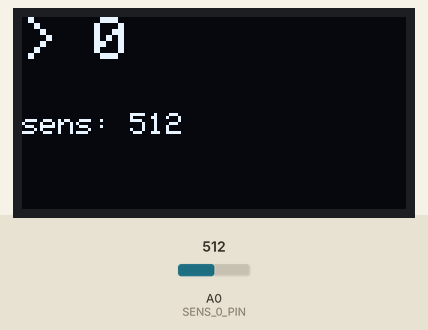
Simulated run of this sketch. Board: Arduino Uno, built with avr-gcc and run on an emulated ATmega328P. Shown: 128×64 one-colour display. The inputs (shaded band) are chosen by the test bench; at power-on: A0 (SENS_0_PIN) = 512.

Above: at 1.2 s.
1.3 s: A0 (SENS_0_PIN) set to 710
At 2.1 s:
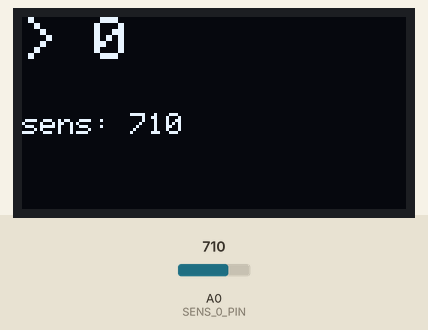
3.0 s: A0 (SENS_0_PIN) set to 716
5.0 s: A0 (SENS_0_PIN) set to 690
At 6.4 s:
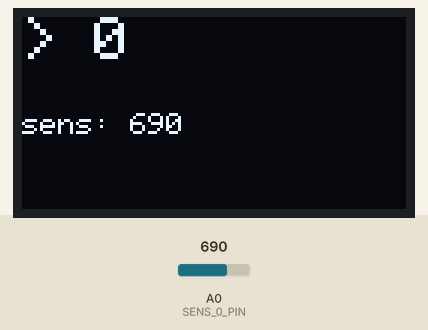
Timing chart, 0 to 8.0 s (numbered marks = the images above; inputs shaded):
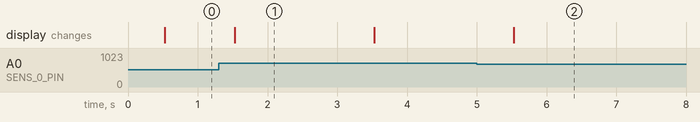

The sketch:

timer-adc-display.ino
```cpp
#include <SPI.h>
#include <Wire.h>
#include <Adafruit_GFX.h>
#include <Adafruit_SH110X.h>

#define SENS_0_PIN A0
#define INIT_DELAY 3000
#define POLLING_DELAY 50

#define TICKS_NUM 31250  // pre-256 -> 31250 = 500 ms

#define OLED_MOSI 11  // MOSI pin 11 (default)
#define OLED_CLK 13   // SCK pin 13 (default)
#define OLED_DC 9     // pin 9 - user defined pin
#define OLED_CS 8     // pin 8 - user defined pin
#define OLED_RST 10   // pin 10 - user defined pin

// Create the OLED display
Adafruit_SH1106G display = Adafruit_SH1106G(128, 64, OLED_MOSI, OLED_CLK, OLED_DC, OLED_RST, OLED_CS);

volatile unsigned int sens_0 = 0;

volatile unsigned int count = 0;
bool sens_low_lvl_flag = true;

void setup() {
  pinMode(SENS_0_PIN, INPUT);

  noInterrupts();
  TCCR1A = 0;               // init Timer1 - clear reg A
  TCCR1B = 0;               // init Timer1 - clear reg B
  TCNT1 = 0;                // Reset current timer counter
  OCR1A = TICKS_NUM;        // timer COMPA register
  TCCR1B |= (1 << WGM12);   // Enable CTC (Clear Timer on Compare Match)
  TCCR1B |= (1 << CS12);    // Prescaler 256
  TIMSK1 |= (1 << OCIE1A);  // Enable interrupt on coincidence
  delay(INIT_DELAY);
  interrupts();

  // Start OLED
  display.begin(0, true);  // we dont use the i2c address but we will reset!
  display.clearDisplay();
}

void loop() {
  sens_0 = analogRead(SENS_0_PIN);

  if (sens_low_lvl_flag && sens_0 > 700) {
    sens_low_lvl_flag = false;
  }

  if (!sens_low_lvl_flag && sens_0 < 200) {
    sens_low_lvl_flag = true;
    count += 1;
  }

  delay(POLLING_DELAY);
}

ISR(TIMER1_COMPA_vect) {
  display.clearDisplay();

  // text display tests
  display.setTextSize(2);
  display.setTextColor(SH110X_WHITE);
  display.setCursor(0, 0);
  display.print("> ");
  display.println(count);
  display.println();
  display.setTextSize(1);
  display.print("sens: ");
  display.println(sens_0);
  display.display();
}
```

Measured:
- after the input at 1.3 s, the display: changes after 0.23 s (image 1)
- after the input at 5.0 s, the display: changes after 0.53 s (image 2)
